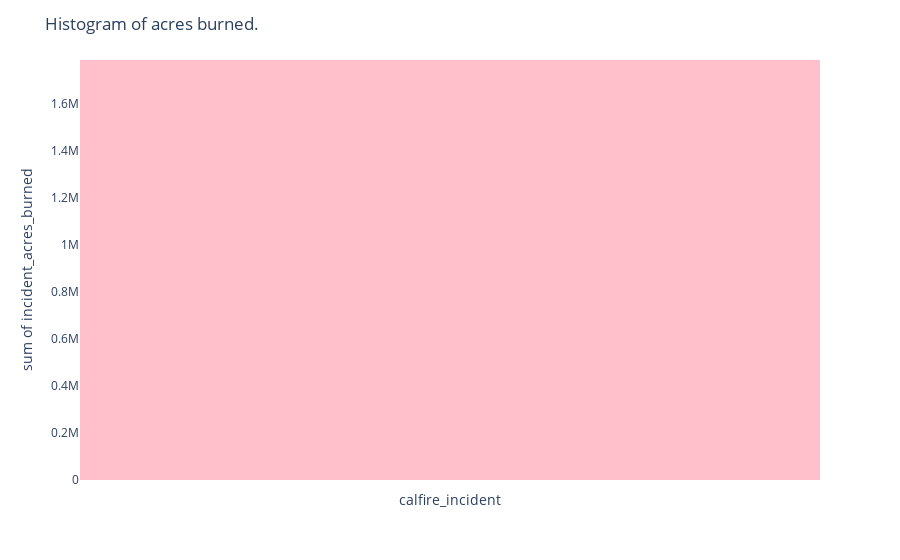

Write notebook code for a chart like this one.
### Markdown cell above
In this code is tried to different incident types.

### Code cell
#3. Make a histogram of the acres burned and color the bars by whether or not the incident was a calfire incident.
#You will probably need to make a mask to remove very small and very large fires.
#How many fires burned more than 100,000 acres? What is the largest fire in the data?
fig = px.histogram(
                  DF_raw,
                  y='incident_acres_burned',
                  x='calfire_incident',
                  nbins= 6, color_discrete_sequence=['pink'])
fig.update_layout(bargap=0.1,
                  title='Histogram of acres burned.')
mask = (DF_raw['calfire_incident'])
fig.show()

### Figure 1 — Plotly figure (JSON) as saved in the notebook; plotly's stock layout.template omitted (floating-point values rounded to 4 significant figures; data arrays with more than 128 entries replaced by an {"elided": "..."} marker saying what was removed)
{"data": [{"alignmentgroup": "True", "bingroup": "x", "histfunc": "sum", "hovertemplate": "calfire_incident=%{x}<br>sum of incident_acres_burned=%{y}<extra></extra>", "legendgroup": "", "marker": {"color": "pink", "pattern": {"shape": ""}}, "name": "", "nbinsx": 6, "offsetgroup": "", "orientation": "v", "showlegend": false, "type": "histogram", "x": {"elided": "2747 bool values"}, "xaxis": "x", "y": {"elided": "2747 int values"}, "yaxis": "y"}], "layout": {"autosize": true, "bargap": 0.1, "barmode": "relative", "legend": {"tracegroupgap": 0}, "margin": {"t": 60}, "title": {"text": "Histogram of acres burned."}, "xaxis": {"anchor": "y", "autorange": false, "domain": [0, 1], "range": [1.21, 1.319], "title": {"text": "calfire_incident"}, "type": "category"}, "yaxis": {"anchor": "x", "autorange": false, "domain": [0, 1], "range": [0, 1784000.0], "title": {"text": "sum of incident_acres_burned"}, "type": "linear"}}}
